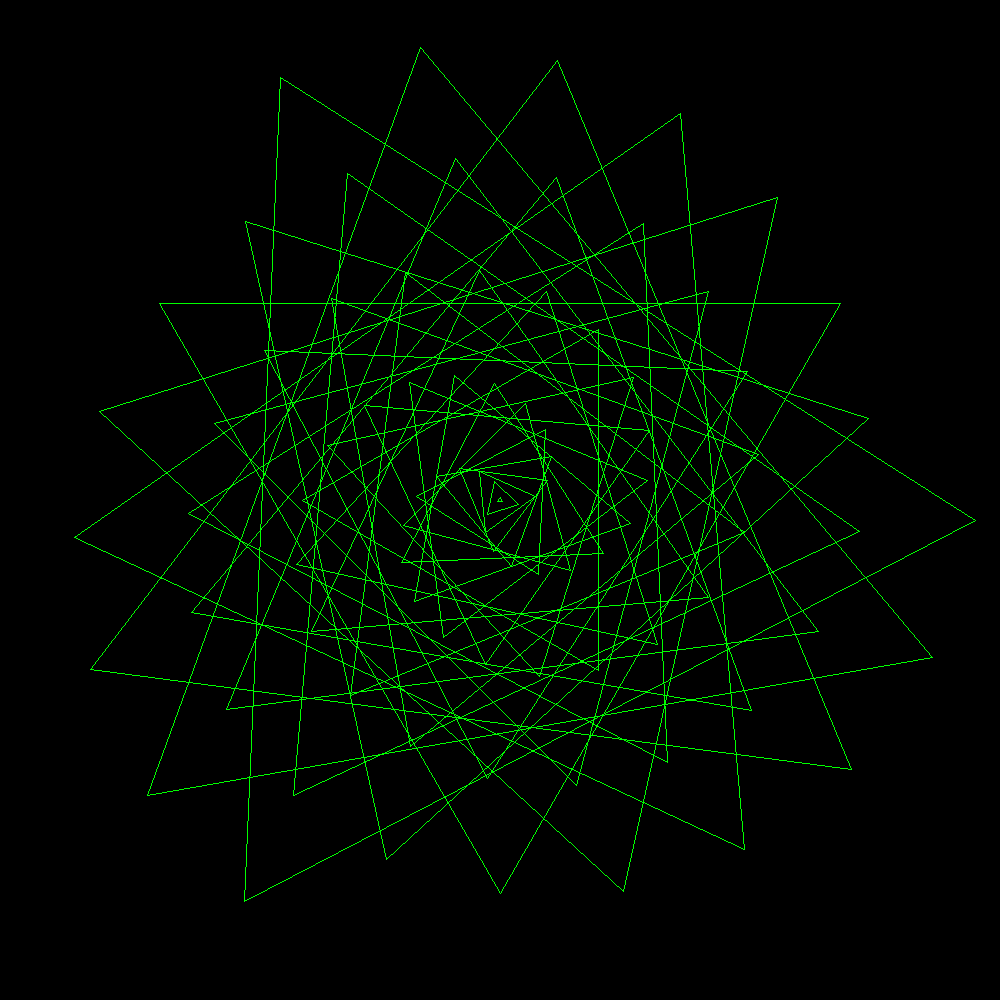

Reproduce this figure in Python.
from PIL import Image, ImageDraw

# Setup
img_width = 1000
img_height = 1000
img = Image.new("RGB", (img_width, img_height))
draw = ImageDraw.Draw(img)

# Draw
radius = 3
for i in range(30):
    draw.regular_polygon((500, 500, radius+(i*16)), 3, outline='lime', rotation=137.5*i)
    radius = radius * 1.05

# Saves the picture
img_path = __file__.replace('.py', '.png')
img.save(img_path)
print(f'Saved {img_path}')
img.show()
